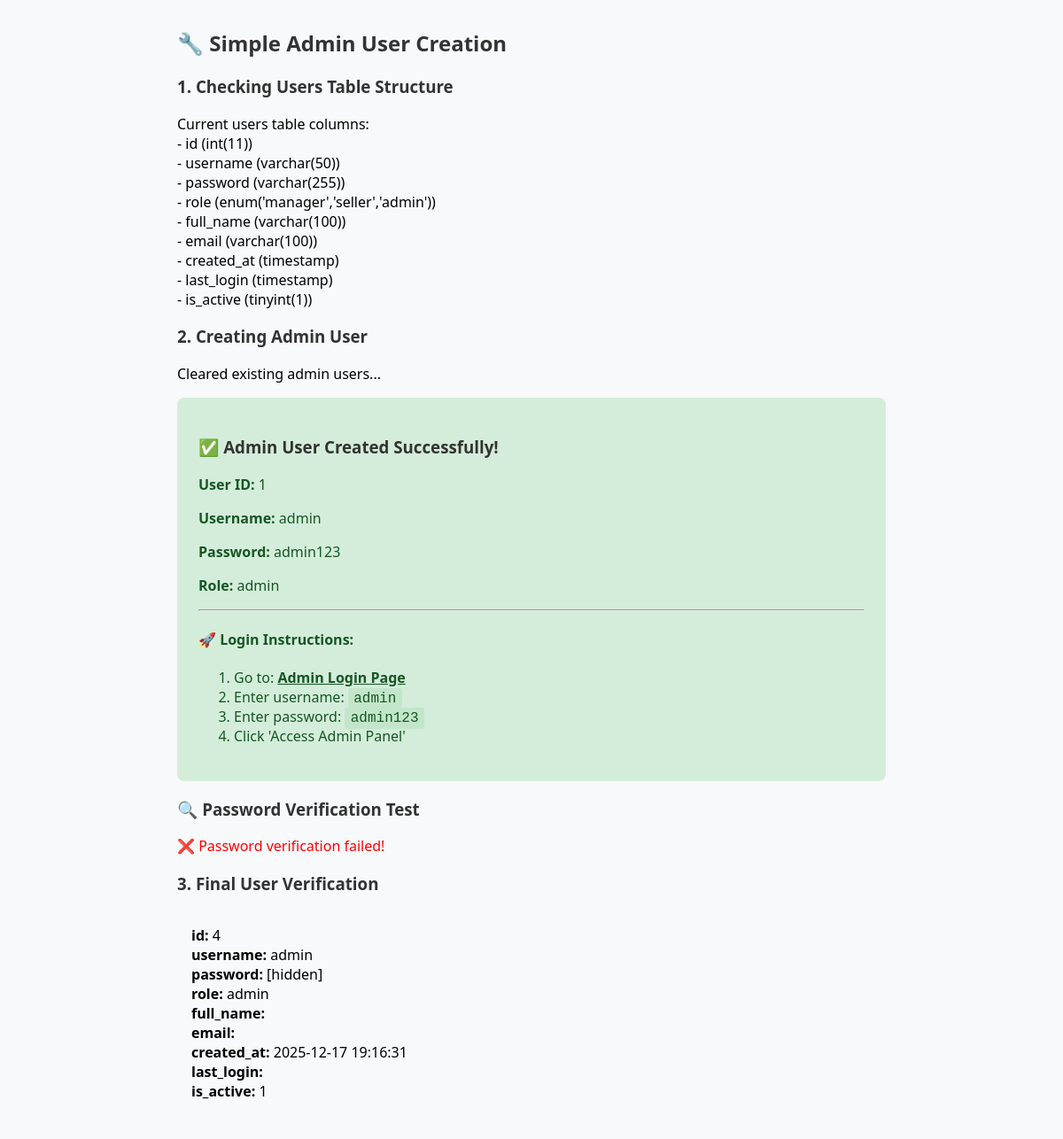
The page /simple_admin_create.php on the database its author committed.
### tables this page shows
CREATE TABLE `users` (
  `id` int NOT NULL AUTO_INCREMENT,
  `username` varchar(50) NOT NULL,
  `password` varchar(255) NOT NULL,
  `role` enum('manager','seller','admin') DEFAULT 'seller',
  `full_name` varchar(100) DEFAULT NULL,
  `email` varchar(100) DEFAULT NULL,
  `created_at` timestamp NULL DEFAULT CURRENT_TIMESTAMP,
  `last_login` timestamp NULL DEFAULT NULL,
  `is_active` tinyint(1) DEFAULT '1',
  PRIMARY KEY (`id`),
  UNIQUE KEY `username` (`username`),
  KEY `idx_username` (`username`),
  KEY `idx_role` (`role`)
);

### simple_admin_create.php (the view, shortened to what this page needs)
<?php
require_once 'includes/database.php';
try {
    $database = new Database();
    $db = $database->connect();
    echo "<h2>🔧 Simple Admin User Creation</h2>";
    echo "<h3>1. Checking Users Table Structure</h3>";
    $columns = $db->query("SHOW COLUMNS FROM users")->fetchAll(PDO::FETCH_ASSOC);
    echo "Current users table columns:<br>";
    foreach ($columns as $column) {
        echo "- {$column['Field']} ({$column['Type']})<br>";
    }
    echo "<h3>2. Creating Admin User</h3>";
    $db->exec("DELETE FROM users WHERE username = 'admin'");
    echo "Cleared existing admin users...<br>";
    $username = 'admin';
    $password = 'admin123';
    $hashedPassword = password_hash($password, PASSWORD_DEFAULT);
    $roleColumnExists = false;
    foreach ($columns as $column) {
        if ($column['Field'] === 'role') {
            $roleColumnExists = true;
            break;
        }
    }
    if ($roleColumnExists) {
        $stmt = $db->prepare("INSERT INTO users (username, password, role) VALUES (?, ?, 'admin')");
    } else {
        $stmt = $db->prepare("INSERT INTO users (username, password) VALUES (?, ?)");
    }
    $result = $stmt->execute([$username, $hashedPassword]);
    if ($result) {
        $adminId = $db->lastInsertId();
        echo "<div style='background: #d4edda; padding: 1.5rem; border-radius: 8px; color: #155724; margin: 1rem 0;'>";
        echo "<h3>✅ Admin User Created Successfully!</h3>";
        echo "<p><strong>User ID:</strong> $adminId</p>";
        echo "<p><strong>Username:</strong> $username</p>";
        echo "<p><strong>Password:</strong> $password</p>";
        echo "<p><strong>Role:</strong> admin</p>";
        echo "<hr>";
        echo "<h4>🚀 Login Instructions:</h4>";
        echo "<ol>";
        echo "<li>Go to: <a href='admin-login.php' style='color: #155724; font-weight: bold;'>Admin Login Page</a></li>";
        echo "<li>Enter username: <code style='background: #c3e6cb; padding: 0.2rem 0.4rem; border-radius: 3px;'>admin</code></li>";
        echo "<li>Enter password: <code style='background: #c3e6cb; padding: 0.2rem 0.4rem; border-radius: 3px;'>admin123</code></li>";
        echo "<li>Click 'Access Admin Panel'</li>";
        echo "</ol>";
        echo "</div>";
        echo "<h3>🔍 Password Verification Test</h3>";
        if (password_verify($password, $hashedPassword)) {
            echo "<span style='color: green;'>✅ Password verification successful!</span><br>";
        } else {
            echo "<span style='color: red;'>❌ Password verification failed!</span><br>";
        }
        echo "<h3>3. Final User Verification</h3>";
        $verifyStmt = $db->prepare("SELECT * FROM users WHERE username = 'admin'");
        $verifyStmt->execute();
        $adminUser = $verifyStmt->fetch(PDO::FETCH_ASSOC);
        if ($adminUser) {
            echo "<div style='background: #f8f9fa; padding: 1rem; border-radius: 4px; margin: 0.5rem 0;'>";
            foreach ($adminUser as $key => $value) {
                if ($key !== 'password') {
                    echo "<strong>$key:</strong> $value<br>";
                } else {
                    echo "<strong>$key:</strong> [hidden]<br>";
                }
            }
            echo "</div>";
        }
    } else {
        echo "<div style='background: #f8d7da; padding: 1rem; border-radius: 4px; color: #721c24;'>";
        echo "❌ Failed to create admin user.";
        echo "</div>";
    }
} catch (Exception $e) {
    echo "<div style='background: #f8d7da; padding: 1rem; border-radius: 4px; color: #721c24;'>";
    echo "Error: " . $e->getMessage();
    echo "</div>";
}
?>

### simple_admin_create.php (style rules this page uses)
h2, h3 { color: #333; }
code { background: #e9ecef; padding: 0.2rem 0.4rem; border-radius: 3px; font-family: 'Courier New', monospace; }

### rows shown on the page
users: id "4", username "admin", role "admin", created_at "2025-12-17 19:16:31", is_active "1"

### other values the page prints
$column['Field'] "id"
$column['Type'] "int(11)"
$column['Field'] "username"
$column['Type'] "varchar(50)"
$column['Field'] "password"
$column['Type'] "varchar(255)"
$column['Field'] "role"
$column['Type'] "enum('manager','seller','admin')"
$column['Field'] "full_name"
$column['Type'] "varchar(100)"
$column['Field'] "email"
$column['Field'] "created_at"
$column['Type'] "timestamp"
$column['Field'] "last_login"
$column['Field'] "is_active"
